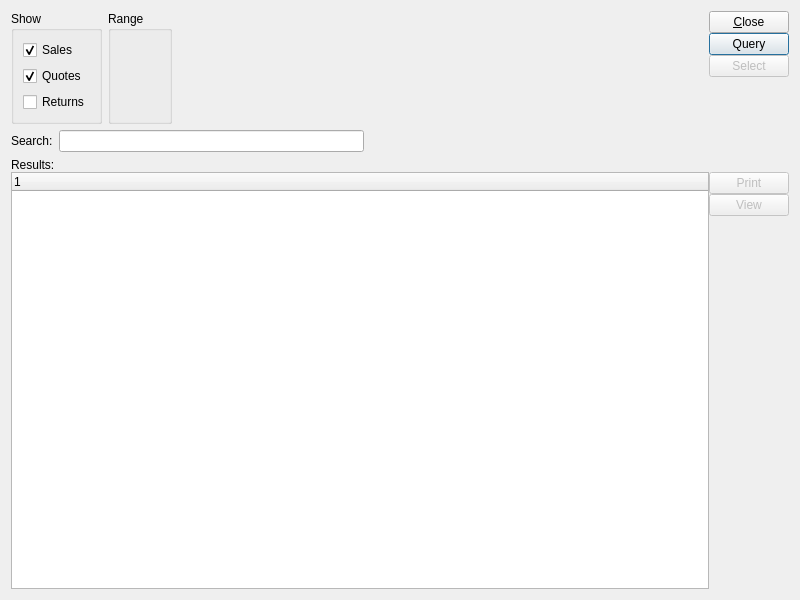
<ui version="4.0" >
 <class>retailSaleSearch</class>
 <widget class="QDialog" name="retailSaleSearch" >
  <property name="geometry" >
   <rect>
    <x>0</x>
    <y>0</y>
    <width>800</width>
    <height>600</height>
   </rect>
  </property>
  <property name="windowTitle" >
   <string>Retail Sale Search</string>
  </property>
  <layout class="QGridLayout" name="gridLayout_5" >
   <item row="0" column="0" >
    <widget class="Screen" name="_sale" >
     <property name="schemaName" >
      <string>xtpos</string>
     </property>
     <property name="tableName" >
      <string>api_sale</string>
     </property>
     <layout class="QGridLayout" name="gridLayout_2" >
      <property name="margin" >
       <number>0</number>
      </property>
      <item row="0" column="0" >
       <layout class="QHBoxLayout" name="horizontalLayout" >
        <item>
         <widget class="QGroupBox" name="_showGroup" >
          <property name="title" >
           <string>Show</string>
          </property>
          <layout class="QVBoxLayout" name="verticalLayout_4" >
           <item>
            <widget class="XCheckBox" name="_showSales" >
             <property name="text" >
              <string>Sales</string>
             </property>
             <property name="checked" >
              <bool>true</bool>
             </property>
             <property name="forgetful" >
              <bool>true</bool>
             </property>
            </widget>
           </item>
           <item>
            <widget class="XCheckBox" name="_showQuotes" >
             <property name="text" >
              <string>Quotes</string>
             </property>
             <property name="checked" >
              <bool>true</bool>
             </property>
             <property name="forgetful" >
              <bool>true</bool>
             </property>
            </widget>
           </item>
           <item>
            <widget class="XCheckBox" name="_showReturns" >
             <property name="text" >
              <string>Returns</string>
             </property>
             <property name="forgetful" >
              <bool>true</bool>
             </property>
            </widget>
           </item>
          </layout>
         </widget>
        </item>
        <item>
         <widget class="QGroupBox" name="_dateGroup" >
          <property name="title" >
           <string>Range</string>
          </property>
          <layout class="QGridLayout" name="gridLayout_4" >
           <item row="0" column="0" >
            <widget class="DateCluster" name="_dates" />
           </item>
          </layout>
         </widget>
        </item>
        <item>
         <spacer name="horizontalSpacer_2" >
          <property name="orientation" >
           <enum>Qt::Horizontal</enum>
          </property>
          <property name="sizeHint" stdset="0" >
           <size>
            <width>40</width>
            <height>20</height>
           </size>
          </property>
         </spacer>
        </item>
       </layout>
      </item>
      <item rowspan="2" row="0" column="1" >
       <spacer name="horizontalSpacer" >
        <property name="orientation" >
         <enum>Qt::Horizontal</enum>
        </property>
        <property name="sizeType" >
         <enum>QSizePolicy::Preferred</enum>
        </property>
        <property name="sizeHint" stdset="0" >
         <size>
          <width>28</width>
          <height>20</height>
         </size>
        </property>
       </spacer>
      </item>
      <item rowspan="2" row="0" column="2" >
       <layout class="QVBoxLayout" name="verticalLayout" >
        <property name="spacing" >
         <number>0</number>
        </property>
        <item>
         <widget class="QPushButton" name="_close" >
          <property name="text" >
           <string>&amp;Close</string>
          </property>
         </widget>
        </item>
        <item>
         <widget class="QPushButton" name="_query" >
          <property name="text" >
           <string>Query</string>
          </property>
          <property name="autoDefault" >
           <bool>true</bool>
          </property>
          <property name="default" >
           <bool>true</bool>
          </property>
         </widget>
        </item>
        <item>
         <widget class="QPushButton" name="_select" >
          <property name="enabled" >
           <bool>false</bool>
          </property>
          <property name="text" >
           <string>Select</string>
          </property>
         </widget>
        </item>
        <item>
         <spacer name="verticalSpacer" >
          <property name="orientation" >
           <enum>Qt::Vertical</enum>
          </property>
          <property name="sizeType" >
           <enum>QSizePolicy::Expanding</enum>
          </property>
          <property name="sizeHint" stdset="0" >
           <size>
            <width>20</width>
            <height>0</height>
           </size>
          </property>
         </spacer>
        </item>
       </layout>
      </item>
      <item row="1" column="0" >
       <layout class="QHBoxLayout" name="horizontalLayout_2" >
        <item>
         <widget class="QLabel" name="_searchMeLit" >
          <property name="text" >
           <string>Search:</string>
          </property>
          <property name="buddy" >
           <cstring>_search</cstring>
          </property>
         </widget>
        </item>
        <item>
         <widget class="XLineEdit" name="_search" />
        </item>
        <item>
         <spacer name="horizontalSpacer_3" >
          <property name="orientation" >
           <enum>Qt::Horizontal</enum>
          </property>
          <property name="sizeType" >
           <enum>QSizePolicy::Expanding</enum>
          </property>
          <property name="sizeHint" stdset="0" >
           <size>
            <width>40</width>
            <height>20</height>
           </size>
          </property>
         </spacer>
        </item>
       </layout>
      </item>
      <item row="2" column="0" colspan="3" >
       <widget class="QFrame" name="_frame" >
        <property name="sizePolicy" >
         <sizepolicy vsizetype="Expanding" hsizetype="Expanding" >
          <horstretch>0</horstretch>
          <verstretch>1</verstretch>
         </sizepolicy>
        </property>
        <property name="frameShape" >
         <enum>QFrame::NoFrame</enum>
        </property>
        <property name="frameShadow" >
         <enum>QFrame::Raised</enum>
        </property>
        <layout class="QGridLayout" name="gridLayout" >
         <property name="margin" >
          <number>0</number>
         </property>
         <item row="0" column="0" >
          <layout class="QVBoxLayout" name="verticalLayout_3" >
           <property name="spacing" >
            <number>0</number>
           </property>
           <item>
            <widget class="QLabel" name="_salesLit" >
             <property name="text" >
              <string>Results:</string>
             </property>
            </widget>
           </item>
           <item>
            <layout class="QHBoxLayout" name="horizontalLayout_3" >
             <item>
              <widget class="XTreeWidget" name="_sales" />
             </item>
             <item>
              <layout class="QVBoxLayout" name="verticalLayout_2" >
               <property name="spacing" >
                <number>0</number>
               </property>
               <item>
                <widget class="QPushButton" name="_print" >
                 <property name="enabled" >
                  <bool>false</bool>
                 </property>
                 <property name="text" >
                  <string>Print</string>
                 </property>
                </widget>
               </item>
               <item>
                <widget class="QPushButton" name="_view" >
                 <property name="enabled" >
                  <bool>false</bool>
                 </property>
                 <property name="text" >
                  <string>View</string>
                 </property>
                </widget>
               </item>
               <item>
                <spacer name="verticalSpacer_2" >
                 <property name="orientation" >
                  <enum>Qt::Vertical</enum>
                 </property>
                 <property name="sizeHint" stdset="0" >
                  <size>
                   <width>20</width>
                   <height>40</height>
                  </size>
                 </property>
                </spacer>
               </item>
              </layout>
             </item>
            </layout>
           </item>
          </layout>
         </item>
        </layout>
       </widget>
      </item>
     </layout>
    </widget>
   </item>
  </layout>
 </widget>
 <customwidgets>
  <customwidget>
   <class>DateCluster</class>
   <extends>QWidget</extends>
   <header>datecluster.h</header>
  </customwidget>
  <customwidget>
   <class>Screen</class>
   <extends>QWidget</extends>
   <header>screen.h</header>
   <container>1</container>
  </customwidget>
  <customwidget>
   <class>XCheckBox</class>
   <extends>QCheckBox</extends>
   <header>xcheckbox.h</header>
  </customwidget>
  <customwidget>
   <class>XLineEdit</class>
   <extends>QLineEdit</extends>
   <header>xlineedit.h</header>
  </customwidget>
  <customwidget>
   <class>XTreeWidget</class>
   <extends>QTreeWidget</extends>
   <header>xtreewidget.h</header>
  </customwidget>
 </customwidgets>
 <tabstops>
  <tabstop>_query</tabstop>
  <tabstop>_close</tabstop>
 </tabstops>
 <resources/>
 <connections>
  <connection>
   <sender>_sales</sender>
   <signal>valid(bool)</signal>
   <receiver>_view</receiver>
   <slot>setEnabled(bool)</slot>
   <hints>
    <hint type="sourcelabel" >
     <x>719</x>
     <y>196</y>
    </hint>
    <hint type="destinationlabel" >
     <x>827</x>
     <y>233</y>
    </hint>
   </hints>
  </connection>
  <connection>
   <sender>_sales</sender>
   <signal>valid(bool)</signal>
   <receiver>_select</receiver>
   <slot>setEnabled(bool)</slot>
   <hints>
    <hint type="sourcelabel" >
     <x>655</x>
     <y>216</y>
    </hint>
    <hint type="destinationlabel" >
     <x>775</x>
     <y>79</y>
    </hint>
   </hints>
  </connection>
  <connection>
   <sender>_sales</sender>
   <signal>valid(bool)</signal>
   <receiver>_print</receiver>
   <slot>setEnabled(bool)</slot>
   <hints>
    <hint type="sourcelabel" >
     <x>722</x>
     <y>211</y>
    </hint>
    <hint type="destinationlabel" >
     <x>787</x>
     <y>188</y>
    </hint>
   </hints>
  </connection>
 </connections>
</ui>
